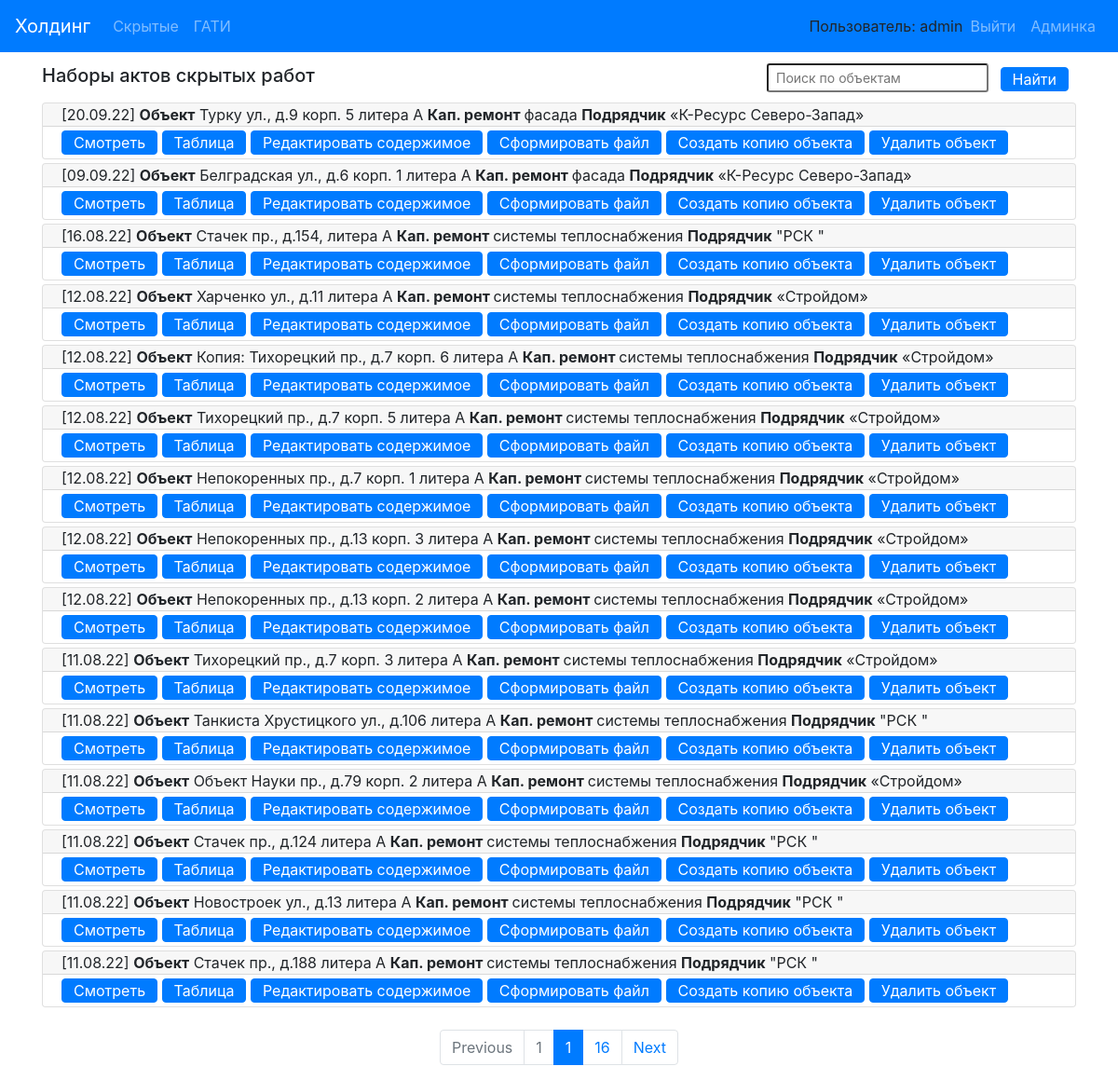
The app's page /actbase/ (signed in) with its own data.
### hiddenactsbase/models.py (models this page shows, shortened)
class ObjectActs(models.Model):
    create_date = models.DateField(blank=False, default=date(2019, 12, 6))
    address = models.CharField(max_length=500, verbose_name='Адрес', blank=False)
    system_type = models.CharField(max_length=500, verbose_name='тип')
    designer = models.CharField(max_length=500, verbose_name='Проектант')
    contractor = models.CharField(max_length=500, verbose_name='Подрядчик',
                                  default='Общество с ограниченной ответственностью «Интера».')
    contractor_requisite = models.CharField(max_length=500, verbose_name='Реквизиты подрядчика',
                                            default='Свидетельство о государственной регистрации серия 78' +
                                                    '№007274277 от  02.09.2009, ОГРН 1097847236783, ' +
                                                    'ИНН 7805498649, 198188, г. Санкт-Петербург,' +
                                                    ' ул. Возрождения, д.20, литер А, тел. 242-78-10.')
    supervisor_engineer = models.CharField(max_length=200, verbose_name='Технадзор')
    contractor_engineer = models.CharField(max_length=200, verbose_name='Прораб')
    contractor_supervisor = models.CharField(max_length=200, verbose_name='Технадзор наш', blank=True)
    designer_engineer = models.CharField(max_length=200, verbose_name='Проектировщик', blank=True)
    project_number = models.CharField(max_length=100, verbose_name='Ном. проекта')
    exec_documents = models.CharField(max_length=500, verbose_name='Исполн.')
    supervisor_engineer_decree = models.CharField(max_length=200, verbose_name='Приказ технадзора')
    contractor_engineer_decree = models.CharField(max_length=200, verbose_name='Приказ прораба')
    contractor_supervisor_decree = models.CharField(max_length=200, verbose_name='Приказ технадз. наш', blank=True)
    designer_engineer_decree = models.CharField(max_length=200, verbose_name='Приказ проектировщика', blank=True)
    acts_instance_num = models.CharField(max_length=100, verbose_name='Кол-во экземпляров', blank=True)
    acts = models.ManyToManyField('HiddenActIS', blank=True, related_name='object_acts')
    is_washing_purging_act = models.BooleanField(default=False, verbose_name='Продувка')
    w_p_act_number = models.CharField(max_length=20, verbose_name='Номер', blank=True)
    w_p_act_date = models.CharField(max_length=50, verbose_name='Дата', default='"15" июня 2022 г.')
    is_washing_disinfection_act = models.BooleanField(default=False, verbose_name='Дезинфекция')
    w_d_act_number = models.CharField(max_length=20, verbose_name='Номер', blank=True)
    w_d_act_date = models.CharField(max_length=50, verbose_name='Дата', default='"15" июня 2022 г.')
    w_d_disinfection_protocol_1 = models.CharField(
        max_length=200, verbose_name='Анализ воды 1', default='А0806/64 от 15.06.2022 г.'
    )
    w_d_disinfection_protocol_2 = models.CharField(
        max_length=200, verbose_name='Анализ воды 2', default='4465/2022 от 10.06.2022 г.'
    )
    is_hydraulic_testing_act = models.BooleanField(default=False, verbose_name='Гидравлика')
    h_act_number = models.CharField(max_length=20, verbose_name='Номер', blank=True)
    h_act_date = models.CharField(max_length=50, verbose_name='Дата', default='"15" июня 2022 г.')
    is_sewer_testing_act = models.BooleanField(default=False, verbose_name='Испыт. канализации')
    s_t_act_number = models.CharField(max_length=20, verbose_name='Номер', blank=True)
    s_t_act_date = models.CharField(max_length=50, verbose_name='Дата', default='"15" июня 2022 г.')
    class Meta:
        verbose_name = 'Объект'
        verbose_name_plural = 'Объекты'
    def get_absolute_url(self):
        return reverse('object_detail_url', kwargs={'pk': self.pk})
    def get_edit_url(self):
        return reverse('object_edit_url', kwargs={'pk': self.pk})
    def get_short_contractor(self):
        s = re.findall(r"[\"\«\»\']\D+?[\"\«\»\']", self.contractor)
        if len(s) == 0:
            return self.contractor
        else:
            return s[0]

### hiddenactsbase/views.py (the view, shortened to what this page needs)
# urls.py: path('', ObjectsList.as_view(), name='objects_list_url'),
class ObjectsList(LoginRequiredMixin, View):
    login_url = ''
    @staticmethod
    def get(request):
        objs = ObjectActs.objects.order_by("-id")
        search_form = SearchForm()
        return paged_output(request, objs, 'hiddenactsbase/index.html', search_form)

### hiddenactsbase/forms.py
class SearchForm (forms.Form):
    search_object = forms.CharField (max_length=100)
    def __init__(self, *args, **kwargs):
        super(forms.Form, self).__init__(*args, **kwargs)
        self.fields['search_object'].widget.attrs['class'] = 'align-self-center form-control-sm mr-sm-2'
        self.fields['search_object'].widget.attrs['placeholder'] = 'Поиск по объектам'

### hiddenactsbase/views.py (called while the page is built)
def paged_output(request, objects, template, search_form):
    paginator = Paginator(objects, 15)
    page = request.GET.get('page')
    page_objs = paginator.get_page(page)
    return render(request, template,
                  context={'objects_acts': page_objs,
                           'search_form': search_form
                           })

### hiddenactsbase/templates/hiddenactsbase/index.html (shortened to what this page needs)
{% extends 'base.html' %}
{% block mycontent %}
    <div class="container">
        <div class="d-flex justify-content-between align-items-center pt-2">
            <div>
                <h5>Наборы актов скрытых работ</h5>
            </div>
            <div>
                <form action="{% url 'objects_list_url' %}" method="post">
                    {{ search_form.search_object }}
                    <button class="align-self-center btn btn-primary py-0 my-2 mr-2" type="submit">Найти</button>
                </form>
            </div>
        </div>
    </div>
    <div class="container">
    {% for obj in objects_acts %}
        <div class="card my-1">
          <div class="card-header py-0 text-truncate">
              [{{ obj.create_date|date:"d.m.y" }}] <b>Объект</b> {{ obj.address }} <b>Кап. ремонт </b> {{ obj.system_type }} <b>Подрядчик</b> {{ obj.get_short_contractor }}
          </div>
          <div class="card-body py-0">
            <a href="{{ obj.get_absolute_url }}" class="btn btn-primary  my-1 py-0">Смотреть</a>
            <a href="{% url 'object_table_url' obj.pk %}" class="btn btn-primary  my-1 py-0">Таблица</a>
            <a href="{{ obj.get_edit_url }}" class="btn btn-primary  my-1 py-0">Редактировать содержимое</a>
            <a href="{% url 'make_word_file' obj.pk %}" class="btn btn-primary my-1 py-0">Сформировать файл</a>
            <a href="{% url 'copy_object' obj.pk %}" class="btn btn-primary  my-1 py-0">Создать копию объекта</a>
            <a href="{% url 'delete_object' obj.pk %}" class="btn btn-primary  my-1 py-0 del_btn">Удалить объект</a>
          </div>
        </div>
    {% endfor %}
    </div>
    <nav>
        <ul class="pagination justify-content-center mt-4">
            {% if objects_acts.has_previous %}
                <li class="page-item">
                  <a class="page-link" href="?page={{ objects_acts.previous_page_number }}" tabindex="-1" aria-disabled="false">Previous</a>
                </li>
                <li class="page-item"><a class="page-link" href="?page=1">1</a></li>
            {% else %}
                <li class="page-item disabled">
                  <a class="page-link" href="" tabindex="-1" aria-disabled="true">Previous</a>
                </li>
                <li class="page-item disabled"><a class="page-link" href="">1</a></li>
            {% endif %}
            <li class="page-item active" aria-current="page">
              <a class="page-link" href="">{{ objects_acts.number }} <span class="sr-only">(current)</span></a>
            </li>
            {% if objects_acts.has_next %}
                <li class="page-item">
                    <a class="page-link" href="?page={{ objects_acts.paginator.num_pages }}">{{ objects_acts.paginator.num_pages }}</a>
                </li>
                <li class="page-item">
                    <a class="page-link" href="?page={{ objects_acts.next_page_number }}" aria-disabled="false">Next</a>
                </li>
            {% endif %}
        </ul>
    </nav>
{% endblock %}

### templates/base.html (shortened to what this page needs)
<!DOCTYPE html>
{% load static %}
<head>
    <link rel="stylesheet" href="{% static 'css/bootstrap.min.css' %}" >
    <link rel="stylesheet" href="{% static 'css/style.css' %}">
    <lang="ru-RU">
</head>
<body>
    <nav class="navbar navbar-expand-lg navbar-dark bg-primary">
        <a class="navbar-brand" href="/">Холдинг</a>
        <div class="collapse navbar-collapse" id="navbarSupportedContent">
            <div class="navbar-nav mr-auto">
                <a class="nav-item nav-link " href="{% url 'objects_list_url' %}">Скрытые</a>
                <a class="nav-item nav-link " href="{% url 'gati_order_list_url' %}">ГАТИ</a>
            </div>
            <div class="navbar-nav navbar-right">
                {% if user.is_authenticated %}
                    <a class="navbar-text">Пользователь: {{ user.get_username }} </a>
                    <a class="nav-item nav-link" href="/accounts/logout">Выйти</a>
                {% else %}
                    <a class="nav-item nav-link" href="/accounts/login">Войти</a>
                {% endif %}
                <a class="nav-item nav-link" href="/admin">Админка</a>
            </div>
        </div>
    </nav>
    {% block mycontent %}
    {% endblock %}
</body>
</html>

### records on screen
ObjectActs: create_date "20.09.22", address "Турку ул., д.9 корп. 5 литера А", system_type "фасада", get_short_contractor "«К-Ресурс Северо-Запад»"
ObjectActs: create_date "09.09.22", address "Белградская ул., д.6 корп. 1 литера А", system_type "фасада", get_short_contractor "«К-Ресурс Северо-Запад»"
ObjectActs: create_date "16.08.22", address "Стачек пр., д.154, литера А", system_type "системы теплоснабжения", get_short_contractor "\"РСК \""
ObjectActs: create_date "12.08.22", address "Харченко ул., д.11 литера А", system_type "системы теплоснабжения", get_short_contractor "«Стройдом»"
ObjectActs: create_date "12.08.22", address "Копия: Тихорецкий пр., д.7 корп. 6 литера А", system_type "системы теплоснабжения", get_short_contractor "«Стройдом»"
ObjectActs: create_date "12.08.22", address "Тихорецкий пр., д.7 корп. 5 литера А", system_type "системы теплоснабжения", get_short_contractor "«Стройдом»"
ObjectActs: create_date "12.08.22", address "Непокоренных пр., д.7 корп. 1 литера А", system_type "системы теплоснабжения", get_short_contractor "«Стройдом»"
ObjectActs: create_date "12.08.22", address "Непокоренных пр., д.13 корп. 3 литера А", system_type "системы теплоснабжения", get_short_contractor "«Стройдом»"
ObjectActs: create_date "12.08.22", address "Непокоренных пр., д.13 корп. 2 литера А", system_type "системы теплоснабжения", get_short_contractor "«Стройдом»"
ObjectActs: create_date "11.08.22", address "Тихорецкий пр., д.7 корп. 3 литера А", system_type "системы теплоснабжения", get_short_contractor "«Стройдом»"
ObjectActs: create_date "11.08.22", address "Танкиста Хрустицкого ул., д.106 литера А", system_type "системы теплоснабжения", get_short_contractor "\"РСК \""
ObjectActs: create_date "11.08.22", address "Объект Науки пр., д.79 корп. 2 литера А", system_type "системы теплоснабжения", get_short_contractor "«Стройдом»"
ObjectActs: create_date "11.08.22", address "Стачек пр., д.124 литера А", system_type "системы теплоснабжения", get_short_contractor "\"РСК \""
ObjectActs: create_date "11.08.22", address "Новостроек ул., д.13 литера А", system_type "системы теплоснабжения", get_short_contractor "\"РСК \""
ObjectActs: create_date "11.08.22", address "Стачек пр., д.188 литера А", system_type "системы теплоснабжения", get_short_contractor "\"РСК \""

### other values on screen
{{ user.get_username }} "admin"
{{ objects_acts.number }} "1"
{{ objects_acts.paginator.num_pages }} "16"
